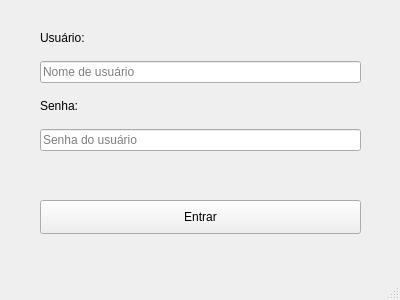
<?xml version="1.0" encoding="UTF-8"?>
<ui version="4.0">
 <class>MainWindow</class>
 <widget class="QMainWindow" name="MainWindow">
  <property name="geometry">
   <rect>
    <x>0</x>
    <y>0</y>
    <width>400</width>
    <height>300</height>
   </rect>
  </property>
  <property name="minimumSize">
   <size>
    <width>400</width>
    <height>300</height>
   </size>
  </property>
  <property name="windowTitle">
   <string>Tela Login - Mehsys</string>
  </property>
  <widget class="QWidget" name="centralwidget">
   <widget class="QPushButton" name="btnEntrar">
    <property name="geometry">
     <rect>
      <x>40</x>
      <y>200</y>
      <width>321</width>
      <height>34</height>
     </rect>
    </property>
    <property name="toolTip">
     <string>Entrar</string>
    </property>
    <property name="statusTip">
     <string>Entrar</string>
    </property>
    <property name="text">
     <string>Entrar</string>
    </property>
   </widget>
   <widget class="QWidget" name="layoutWidget">
    <property name="geometry">
     <rect>
      <x>40</x>
      <y>20</y>
      <width>321</width>
      <height>131</height>
     </rect>
    </property>
    <layout class="QVBoxLayout" name="verticalLayout">
     <item>
      <widget class="QLabel" name="label">
       <property name="toolTip">
        <string>Nome de usuário</string>
       </property>
       <property name="statusTip">
        <string>Nome de usuário</string>
       </property>
       <property name="text">
        <string>Usuário:</string>
       </property>
      </widget>
     </item>
     <item>
      <widget class="QLineEdit" name="txtUser">
       <property name="toolTip">
        <string>Nome de usuário</string>
       </property>
       <property name="statusTip">
        <string>Nome de usuário</string>
       </property>
       <property name="placeholderText">
        <string>Nome de usuário</string>
       </property>
       <property name="clearButtonEnabled">
        <bool>true</bool>
       </property>
      </widget>
     </item>
     <item>
      <widget class="QLabel" name="label_2">
       <property name="toolTip">
        <string>Senha do usuário</string>
       </property>
       <property name="statusTip">
        <string>Senha do usuário</string>
       </property>
       <property name="text">
        <string>Senha:</string>
       </property>
      </widget>
     </item>
     <item>
      <widget class="QLineEdit" name="txtPass">
       <property name="toolTip">
        <string>Senha do usuário</string>
       </property>
       <property name="statusTip">
        <string>Senha do usuário</string>
       </property>
       <property name="echoMode">
        <enum>QLineEdit::Password</enum>
       </property>
       <property name="placeholderText">
        <string>Senha do usuário</string>
       </property>
       <property name="clearButtonEnabled">
        <bool>true</bool>
       </property>
      </widget>
     </item>
    </layout>
   </widget>
  </widget>
  <widget class="QMenuBar" name="menubar">
   <property name="geometry">
    <rect>
     <x>0</x>
     <y>0</y>
     <width>400</width>
     <height>30</height>
    </rect>
   </property>
  </widget>
  <widget class="QStatusBar" name="statusbar"/>
 </widget>
 <resources/>
 <connections/>
</ui>
